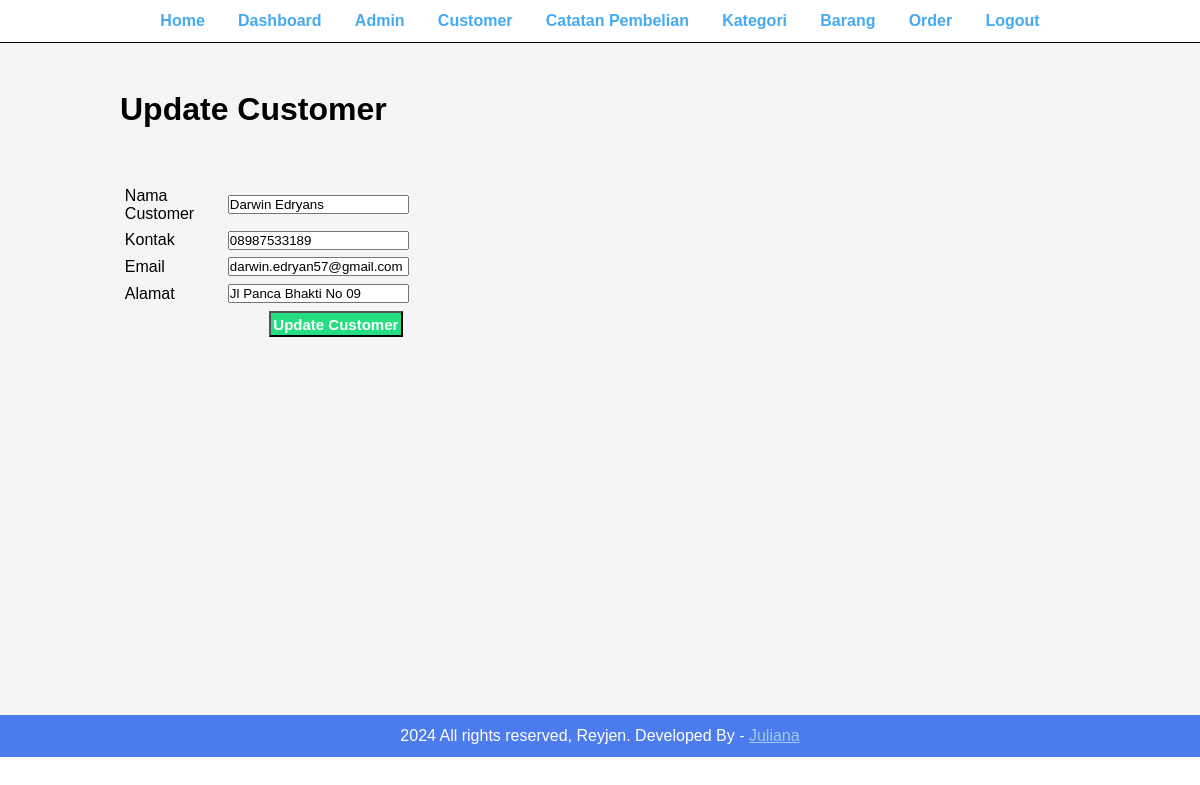
/Program/admin/update-customer.php?id=6 (signed in), run on the app's committed database.
### tables this page shows
CREATE TABLE `tbl_customer` (
  `id` int(10) NOT NULL,
  `customer_name` varchar(150) NOT NULL,
  `customer_contact` varchar(20) NOT NULL,
  `customer_email` varchar(150) NOT NULL,
  `customer_address` varchar(255) NOT NULL
);

### Program/admin/update-customer.php (the view, shortened to what this page needs)
<?php include('partial/menu.php') ?>
            <div class="main-content">
                <div class="wrapper">
                    <h1>Update Customer</h1>
                    <br>
                    <br><br>
                    <?php
                        $id = $_GET['id'];
                        $sql = "SELECT * FROM tbl_customer where id=$id";
                        $res = mysqli_query($conn, $sql);
                        $rows=mysqli_fetch_assoc($res);
                        $customer_name=$rows['customer_name'];
                        $customer_contact=$rows['customer_contact'];
                        $customer_email=$rows['customer_email'];
                        $customer_address=$rows['customer_address'];
                    ?>
                    <form action="" method="POST">
                        <table class="tbl-30">
                            <tr>
                                <td>Nama Customer</td>
                                <td class="text-right"><input type="text" name="customer_name" value="<?php echo $customer_name?>"></td>
                            </tr>
                            <tr>
                                <td>Kontak</td>
                                <td class="text-right"><input type="tel" name="customer_contact" value="<?php echo $customer_contact?>"></td>
                            </tr>
                            <tr>
                                <td>Email</td>
                                <td class="text-right"><input type="text" name="customer_email" value="<?php echo $customer_email?>"></td>
                            </tr>
                            <tr>
                                <td>Alamat</td>
                                <td class="text-right"><input type="text" name="customer_address" value="<?php echo $customer_address?>"></td>
                            </tr>
                            <tr>
                                <td colspan="2" class="text-right">
                                    <input type="submit" name="submit" value="Update Customer" class="btn-secondary">
                                </td>
                            </tr>
                        </table>
                    </form>
                </div>
            </div>
<?php include('partial/footer.php') ?>

### Program/css/admin.css (style rules this page uses)
* { margin: 0 0; padding: 0 0; font-family: Arial, Helvetica, sans-serif; }
.wrapper { padding:1%; width:80%; margin:0 auto; }
.text-right { text-align:right; }
.tbl-30 { width: 30%; }
table tr td { padding : 1%; }
.btn-secondary { background-color: #26de81; padding:1%; color:white; text-decoration:none; font-weight: bold; font-size:15px; }
.main-content { background-color: #f7f4f4; padding:3% 0; height: auto; min-height: 75% }

### data on the page
tbl_customer: customer_name "Darwin Edryans", customer_contact "08987533189", customer_email "darwin.edryan57@gmail.com", customer_address "Jl Panca Bhakti No 09"
